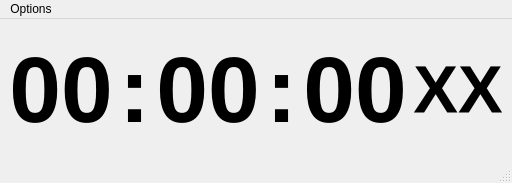
<?xml version="1.0" encoding="UTF-8"?>
<ui version="4.0">
 <class>TimeDisplayMini</class>
 <widget class="QMainWindow" name="TimeDisplayMini">
  <property name="geometry">
   <rect>
    <x>0</x>
    <y>0</y>
    <width>467</width>
    <height>183</height>
   </rect>
  </property>
  <property name="windowTitle">
   <string>TimeDisplay</string>
  </property>
  <widget class="QWidget" name="centralwidget">
   <layout class="QVBoxLayout" name="verticalLayout">
    <item>
     <spacer name="verticalSpacer_2">
      <property name="orientation">
       <enum>Qt::Vertical</enum>
      </property>
      <property name="sizeHint" stdset="0">
       <size>
        <width>20</width>
        <height>40</height>
       </size>
      </property>
     </spacer>
    </item>
    <item>
     <layout class="QHBoxLayout" name="horizontalLayout_2">
      <property name="sizeConstraint">
       <enum>QLayout::SetNoConstraint</enum>
      </property>
      <item>
       <spacer name="horizontalSpacer">
        <property name="orientation">
         <enum>Qt::Horizontal</enum>
        </property>
        <property name="sizeHint" stdset="0">
         <size>
          <width>40</width>
          <height>20</height>
         </size>
        </property>
       </spacer>
      </item>
      <item>
       <widget class="QLabel" name="Hour">
        <property name="font">
         <font>
          <pointsize>70</pointsize>
          <weight>75</weight>
          <bold>true</bold>
         </font>
        </property>
        <property name="text">
         <string>00</string>
        </property>
        <property name="scaledContents">
         <bool>false</bool>
        </property>
        <property name="alignment">
         <set>Qt::AlignCenter</set>
        </property>
       </widget>
      </item>
      <item>
       <widget class="QLabel" name="Sep1">
        <property name="font">
         <font>
          <pointsize>70</pointsize>
          <weight>75</weight>
          <bold>true</bold>
         </font>
        </property>
        <property name="text">
         <string>:</string>
        </property>
        <property name="scaledContents">
         <bool>false</bool>
        </property>
        <property name="alignment">
         <set>Qt::AlignCenter</set>
        </property>
       </widget>
      </item>
      <item>
       <widget class="QLabel" name="Mins">
        <property name="font">
         <font>
          <pointsize>70</pointsize>
          <weight>75</weight>
          <bold>true</bold>
         </font>
        </property>
        <property name="text">
         <string>00</string>
        </property>
        <property name="scaledContents">
         <bool>false</bool>
        </property>
        <property name="alignment">
         <set>Qt::AlignCenter</set>
        </property>
       </widget>
      </item>
      <item>
       <widget class="QLabel" name="Sep2">
        <property name="font">
         <font>
          <pointsize>70</pointsize>
          <weight>75</weight>
          <bold>true</bold>
         </font>
        </property>
        <property name="text">
         <string>:</string>
        </property>
        <property name="scaledContents">
         <bool>false</bool>
        </property>
        <property name="alignment">
         <set>Qt::AlignCenter</set>
        </property>
       </widget>
      </item>
      <item>
       <widget class="QLabel" name="Secs">
        <property name="font">
         <font>
          <pointsize>70</pointsize>
          <weight>75</weight>
          <bold>true</bold>
         </font>
        </property>
        <property name="text">
         <string>00</string>
        </property>
        <property name="scaledContents">
         <bool>false</bool>
        </property>
        <property name="alignment">
         <set>Qt::AlignCenter</set>
        </property>
       </widget>
      </item>
      <item>
       <widget class="QLabel" name="hr12Notation">
        <property name="font">
         <font>
          <pointsize>50</pointsize>
          <weight>75</weight>
          <bold>true</bold>
         </font>
        </property>
        <property name="text">
         <string>XX</string>
        </property>
        <property name="alignment">
         <set>Qt::AlignCenter</set>
        </property>
       </widget>
      </item>
      <item>
       <spacer name="horizontalSpacer_2">
        <property name="orientation">
         <enum>Qt::Horizontal</enum>
        </property>
        <property name="sizeHint" stdset="0">
         <size>
          <width>40</width>
          <height>20</height>
         </size>
        </property>
       </spacer>
      </item>
     </layout>
    </item>
    <item>
     <spacer name="verticalSpacer">
      <property name="orientation">
       <enum>Qt::Vertical</enum>
      </property>
      <property name="sizeHint" stdset="0">
       <size>
        <width>20</width>
        <height>40</height>
       </size>
      </property>
     </spacer>
    </item>
   </layout>
  </widget>
  <widget class="QMenuBar" name="menubar">
   <property name="geometry">
    <rect>
     <x>0</x>
     <y>0</y>
     <width>467</width>
     <height>33</height>
    </rect>
   </property>
   <widget class="QMenu" name="menuOptions">
    <property name="title">
     <string>Options</string>
    </property>
    <addaction name="action_Settings"/>
    <addaction name="separator"/>
    <addaction name="action_Float_on_Top"/>
    <addaction name="actionUse_24_Hour_Format"/>
    <addaction name="actionShow_Seconds"/>
    <addaction name="actionShow_Date"/>
    <addaction name="actionShow_AM_PM"/>
    <addaction name="actionDark_Mode"/>
    <addaction name="actionUse_Native_Theme"/>
    <addaction name="actionFrameless"/>
    <addaction name="separator"/>
    <addaction name="actionIncrease_Font"/>
    <addaction name="actionDecrease_Font"/>
    <addaction name="actionUse_Bold_Font"/>
    <addaction name="separator"/>
    <addaction name="action_Exit"/>
   </widget>
   <addaction name="menuOptions"/>
  </widget>
  <widget class="QStatusBar" name="statusbar"/>
  <action name="action_Settings">
   <property name="text">
    <string>&amp;Settings</string>
   </property>
  </action>
  <action name="action_Float_on_Top">
   <property name="checkable">
    <bool>true</bool>
   </property>
   <property name="checked">
    <bool>true</bool>
   </property>
   <property name="text">
    <string>&amp;Float on Top</string>
   </property>
   <property name="shortcut">
    <string>Ctrl+1</string>
   </property>
  </action>
  <action name="actionUse_24_Hour_Format">
   <property name="checkable">
    <bool>true</bool>
   </property>
   <property name="text">
    <string>Use 24 Hour Format</string>
   </property>
   <property name="shortcut">
    <string>Ctrl+2</string>
   </property>
  </action>
  <action name="actionShow_Seconds">
   <property name="checkable">
    <bool>true</bool>
   </property>
   <property name="checked">
    <bool>true</bool>
   </property>
   <property name="text">
    <string>Show Seconds</string>
   </property>
   <property name="shortcut">
    <string>Ctrl+3</string>
   </property>
  </action>
  <action name="actionShow_Date">
   <property name="checkable">
    <bool>true</bool>
   </property>
   <property name="checked">
    <bool>true</bool>
   </property>
   <property name="text">
    <string>Show Date</string>
   </property>
   <property name="shortcut">
    <string>Ctrl+4</string>
   </property>
  </action>
  <action name="actionShow_AM_PM">
   <property name="checkable">
    <bool>true</bool>
   </property>
   <property name="checked">
    <bool>true</bool>
   </property>
   <property name="text">
    <string>Show AM/PM</string>
   </property>
   <property name="shortcut">
    <string>Ctrl+5</string>
   </property>
  </action>
  <action name="action_Exit">
   <property name="text">
    <string>&amp;Exit</string>
   </property>
  </action>
  <action name="actionDark_Mode">
   <property name="checkable">
    <bool>true</bool>
   </property>
   <property name="checked">
    <bool>true</bool>
   </property>
   <property name="text">
    <string>Dark Mode</string>
   </property>
   <property name="shortcut">
    <string>Ctrl+6</string>
   </property>
  </action>
  <action name="actionIncrease_Font">
   <property name="text">
    <string>Increase Font</string>
   </property>
   <property name="shortcut">
    <string>Ctrl+Shift+=</string>
   </property>
  </action>
  <action name="actionDecrease_Font">
   <property name="text">
    <string>Decrease Font</string>
   </property>
   <property name="shortcut">
    <string>Ctrl+Shift+-</string>
   </property>
  </action>
  <action name="actionFrameless">
   <property name="checkable">
    <bool>true</bool>
   </property>
   <property name="text">
    <string>Frameless</string>
   </property>
   <property name="shortcut">
    <string>Ctrl+8</string>
   </property>
  </action>
  <action name="actionUse_Native_Theme">
   <property name="checkable">
    <bool>true</bool>
   </property>
   <property name="text">
    <string>Use Native Theme</string>
   </property>
   <property name="shortcut">
    <string>Ctrl+7</string>
   </property>
  </action>
  <action name="actionUse_Bold_Font">
   <property name="checkable">
    <bool>true</bool>
   </property>
   <property name="text">
    <string>Use Bold Font</string>
   </property>
   <property name="shortcut">
    <string>Ctrl+B</string>
   </property>
  </action>
 </widget>
 <resources/>
 <connections/>
</ui>
